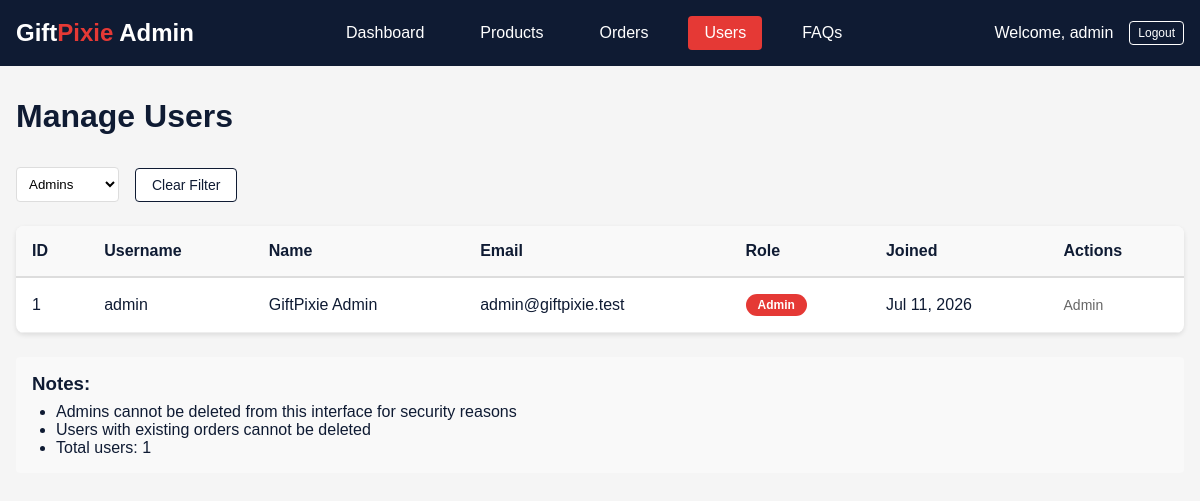
Screenshot of /admin/users.php?role=admin (signed in) with the database file from the repository.
### tables this page shows
CREATE TABLE `users` (
  `id` int(11) NOT NULL,
  `username` varchar(50) NOT NULL,
  `email` varchar(100) NOT NULL,
  `password` varchar(255) NOT NULL,
  `first_name` varchar(50) NOT NULL,
  `last_name` varchar(50) NOT NULL,
  `address` text DEFAULT NULL,
  `phone` varchar(20) DEFAULT NULL,
  `role` enum('admin','customer') DEFAULT 'customer',
  `created_at` timestamp NOT NULL DEFAULT current_timestamp()
);

### admin/users.php (the view, shortened to what this page needs)
<?php
require_once '../db.php';
$action = isset($_GET['action']) ? $_GET['action'] : 'list';
if ($action === 'list') {
    $role_filter = isset($_GET['role']) ? $_GET['role'] : '';
    $users_query = "SELECT id, username, email, first_name, last_name, role, created_at
                    FROM users WHERE 1=1";
    if ($role_filter) {
        $users_query .= " AND role = '" . mysqli_real_escape_string($conn, $role_filter) . "'";
    } else {
        $users_query .= " AND id != " . $_SESSION['admin_id'];
    }
    $users_query .= " ORDER BY created_at DESC";
    $users_result = mysqli_query($conn, $users_query);
}
?>
<!DOCTYPE html>
<html lang="en">
<head>
</head>
<body>
    <header class="admin-header">
        <a href="dashboard.php" class="logo">Gift<span>Pixie</span> Admin</a>
        <nav class="admin-nav">
            <a href="dashboard.php">Dashboard</a>
            <a href="products.php">Products</a>
            <a href="orders.php">Orders</a>
            <a href="users.php" class="active">Users</a>
            <a href="faqs.php">FAQs</a>
        </nav>
        <div class="admin-info">
            <span>Welcome, <?php echo htmlspecialchars($_SESSION['admin_username']); ?></span>
            <a href="logout.php" class="btn btn-small logout-btn">Logout</a>
        </div>
    </header>
    <div class="container">
        <h1 class="page-title">Manage Users</h1>
        <div class="filter-bar">
            <form method="GET" action="users.php" style="display: flex; gap: 1rem; align-items: center;">
                <select name="role" class="filter-select" onchange="this.form.submit()">
                    <option value="admin" <?php echo $role_filter == 'admin' ? 'selected' : ''; ?>>Admins</option>
                </select>
                <?php if($role_filter): ?>
                    <a href="users.php" class="btn btn-outline">Clear Filter</a>
                <?php endif; ?>
            </form>
        </div>
        <table>
            <thead>
                <tr>
                    <th>ID</th>
                    <th>Username</th>
                    <th>Name</th>
                    <th>Email</th>
                    <th>Role</th>
                    <th>Joined</th>
                    <th>Actions</th>
                </tr>
            </thead>
            <tbody>
                <?php if(mysqli_num_rows($users_result) === 0): ?>
                    <tr>
                        <td colspan="7" style="text-align: center; padding: 2rem;">
                            No users found.
                        </td>
                    </tr>
                <?php else: ?>
                    <?php while($user = mysqli_fetch_assoc($users_result)): ?>
                        <tr>
                            <td><?php echo $user['id']; ?></td>
                            <td><?php echo htmlspecialchars($user['username']); ?></td>
                            <td><?php echo htmlspecialchars($user['first_name'] . ' ' . $user['last_name']); ?></td>
                            <td><?php echo htmlspecialchars($user['email']); ?></td>
                            <td>
                                <span class="role-badge role-<?php echo $user['role']; ?>">
                                    <?php echo ucfirst($user['role']); ?>
                                </span>
                            </td>
                            <td><?php echo date('M j, Y', strtotime($user['created_at'])); ?></td>
                            <td>
                                <div style="display: flex; gap: 0.5rem;">
                                    <?php if($user['role'] == 'customer'): ?>
                                        <a href="users.php?action=delete&id=<?php echo $user['id']; ?>"
                                           class="btn btn-small btn-outline"
                                           onclick="return confirm('Are you sure you want to delete this user? This action cannot be undone.')">Delete</a>
                                    <?php else: ?>
                                        <span style="color: #666; font-size: 0.875rem;">Admin</span>
                                    <?php endif; ?>
                                </div>
                            </td>
                        </tr>
                    <?php endwhile; ?>
                <?php endif; ?>
            </tbody>
        </table>
        <div style="margin-top: 1.5rem; padding: 1rem; background-color: #f9f9f9; border-radius: 4px;">
            <h3>Notes:</h3>
            <ul style="margin-top: 0.5rem; padding-left: 1.5rem;">
                <li>Admins cannot be deleted from this interface for security reasons</li>
                <li>Users with existing orders cannot be deleted</li>
                <li>Total users: <?php echo mysqli_num_rows($users_result); ?></li>
            </ul>
        </div>
    </div>
</body>
</html>

### admin/users.php (style rules this page uses)
* { margin: 0; padding: 0; box-sizing: border-box; }
body { font-family: Arial, sans-serif; background-color: #f5f5f5; color: #0F1B33; }
.admin-header { background-color: #0F1B33; color: white; padding: 1rem; display: flex; justify-content: space-between; align-items: center; }
.logo { font-size: 1.5rem; font-weight: bold; color: white; text-decoration: none; }
.logo span { color: #E53935; }
.admin-nav { display: flex; gap: 1.5rem; }
.admin-nav a { color: white; text-decoration: none; padding: 0.5rem 1rem; border-radius: 4px; }
.admin-nav a.active { background-color: #E53935; }
.admin-info { color: white; display: flex; align-items: center; gap: 1rem; }
.container { max-width: 1200px; margin: 2rem auto; padding: 0 1rem; }
.page-title { margin-bottom: 2rem; color: #0F1B33; }
.btn { display: inline-block; background-color: #E53935; color: white; padding: 0.5rem 1rem; text-decoration: none; border-radius: 4px; border: none; cursor: pointer; font-size: 0.875rem; }
.btn-outline { background-color: white; color: #0F1B33; border: 1px solid #0F1B33; }
.btn-small { padding: 0.25rem 0.5rem; font-size: 0.75rem; }
.logout-btn { background-color: transparent; border: 1px solid white; color: white; }
table { width: 100%; border-collapse: collapse; background-color: white; box-shadow: 0 2px 5px rgba(0,0,0,0.1); border-radius: 8px; overflow: hidden; }
table th { background-color: #f9f9f9; padding: 1rem; text-align: left; border-bottom: 2px solid #ddd; font-weight: bold; }
table td { padding: 1rem; border-bottom: 1px solid #eee; }
.filter-bar { display: flex; gap: 1rem; margin-bottom: 1.5rem; align-items: center; flex-wrap: wrap; }
.filter-select { padding: 0.5rem; border: 1px solid #ddd; border-radius: 4px; background-color: white; }
.role-badge { display: inline-block; padding: 0.25rem 0.75rem; border-radius: 20px; font-size: 0.75rem; font-weight: bold; }
.role-admin { background-color: #E53935; color: white; }

### rows the page displays
users: id "1", username "admin", first_name+last_name "GiftPixie Admin", email "admin@giftpixie.test", role "Admin", created_at "Jul 11, 2026"

### other values shown
$_SESSION['admin_username'] "admin"
mysqli_num_rows($users_result) "1"
